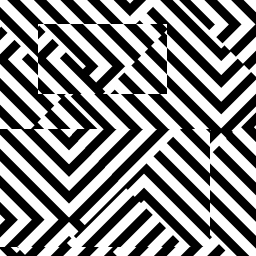
#> input picture AN-TP2/consigna_3/imagen1.jpg, 256 x 256 px
$ python calculo_factor_escala.py
#> lines starting #> are read from the running program, lines starting #| are printed output that depends on the picture; long printed decimals are rounded
### AN-TP2/consigna_3/scripts/common_tp3.py
from pathlib import Path
import numpy as np
import matplotlib.pyplot as plt
from PIL import Image
from skimage.transform import warp_polar
from skimage.registration import phase_cross_correlation

BASE_DIR = Path(__file__).resolve().parent.parent
OUT_DIR = BASE_DIR / "salida_punto3"
OUT_DIR.mkdir(exist_ok=True)
F1_PATH = BASE_DIR / "imagen1.jpg"
F5_PATH = BASE_DIR / "imagen5.jpg"

def leer_gris(path):
    """Lee una imagen como matriz de intensidades normalizadas en [0,1]."""
    return np.array(Image.open(path).convert("L")).astype(np.float32) / 255.0

# [30 lines left out: functions guardar_par, guardar_img, not called in this run]

def preparar_fft(img):
    """Resta promedio, aplica ventana Hann, calcula FFT2 centrada y magnitudes."""
    h,w = img.shape
    ventana = np.outer(np.hanning(h), np.hanning(w))
    preparada = (img - img.mean()) * ventana
    F = np.fft.fftshift(np.fft.fft2(preparada))
    magnitud = np.abs(F)
    magnitud_log = np.log1p(magnitud)
    return preparada, ventana, F, magnitud, magnitud_log

def a_logpolar(magnitud_log):
    h,w = magnitud_log.shape
    centro = (h/2, w/2)
    radio_maximo = min(h,w)//2
    muestras_angulares = 360
    muestras_radiales = radio_maximo
    lp = warp_polar(
        magnitud_log,
        center=centro,
        radius=radio_maximo,
        output_shape=(muestras_angulares, muestras_radiales),
        scaling="log"
    )
    return lp, centro, radio_maximo, muestras_angulares, muestras_radiales

# [7 lines left out: function correlacion_fase_manual, not called in this run]

### AN-TP2/consigna_3/scripts/calculo_factor_escala.py
from common_tp3 import *
import numpy as np

print("PASO 5 - Conversion del desplazamiento log-radial a factor de escala")
f1 = leer_gris(F1_PATH)
f5 = leer_gris(F5_PATH)
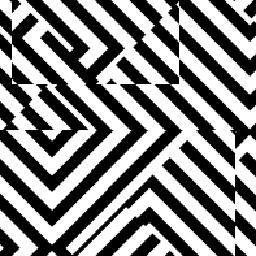
#> input picture AN-TP2/consigna_3/imagen5.jpg, 256 x 256 px
_, _, _, _, M1log = preparar_fft(f1)
#> in preparar_fft, `magnitud = np.abs(F)`:
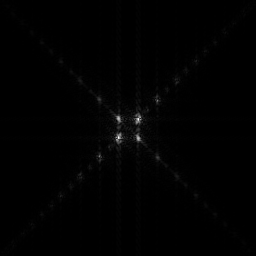
#> magnitud: shape (256, 256) float64; min 0.0112, max 1628, mean 12.1; drawn with min black and max white
#> in preparar_fft, `magnitud_log = np.log1p(magnitud)`:
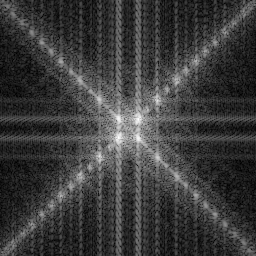
#> magnitud_log: shape (256, 256) float64; min 0.0111, max 7.4, mean 1.75; drawn with min black and max white
_, _, _, _, M5log = preparar_fft(f5)
#> in preparar_fft (call 2), `preparada = (img - img.mean()) * ventana`:
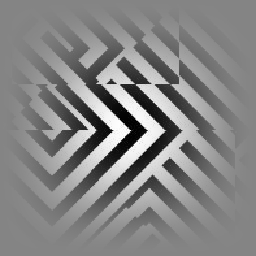
#> preparada: shape (256, 256) float64; min -0.521, max 0.479, mean 0.000501; drawn with min black and max white
#> in preparar_fft (call 2), `magnitud_log = np.log1p(magnitud)`:
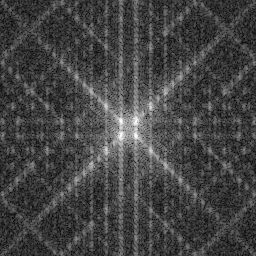
#> magnitud_log: shape (256, 256) float64; min 0.0272, max 7.38, mean 2; drawn with min black and max white
LP1, centro, radio_maximo, nang, nrad = a_logpolar(M1log)
#> in a_logpolar, `lp = warp_polar( magnitud_log, center=centro, radius=radio_maximo, out..`:
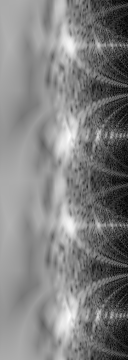
#> lp: shape (360, 128) float64; min 0.207, max 7.36, mean 3.81; drawn with min black and max white
#> centro = (128, 128); radio_maximo = 128; nang = 360; nrad = 128
LP5, _, _, _, _ = a_logpolar(M5log)
#> in a_logpolar (call 2), `lp = warp_polar( magnitud_log, center=centro, radius=radio_maximo, out..`:
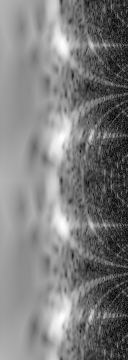
#> lp: shape (360, 128) float64; min 0.519, max 7.37, mean 3.89; drawn with min black and max white
shift, error, phasediff = phase_cross_correlation(LP1, LP5, upsample_factor=10)
#> shift = [0, 6.9]; error = 1; phasediff = 0.00217
delta_rho = float(shift[1])
#> delta_rho = 6.9
k_log = nrad / np.log(radio_maximo)
#> k_log = 26.38
factor = np.exp(delta_rho / k_log)
#> factor = 1.3
factor_inverso = 1.0 / factor
#> factor_inverso = 0.77
print(f"Delta_rho = {delta_rho:.3f}")
#| Delta_rho = 6.900
print(f"k_log = nrad / ln(radio_maximo) = {nrad} / ln({radio_maximo}) = {k_log:.6f}")
#| k_log = nrad / ln(radio_maximo) = 128 / ln(128) = 26.381
print(f"factor = exp(Delta_rho / k_log) = {factor:.6f}")
#| factor = exp(Delta_rho / k_log) = 1.299
print(f"factor inverso para compensar = {factor_inverso:.6f}")
#| factor inverso para compensar = 0.7699
print(f"Interpretacion: f5 se estima escalada respecto de f1 por factor {factor:.4f}.")
#| Interpretacion: f5 se estima escalada respecto de f1 por factor 1.2989.
